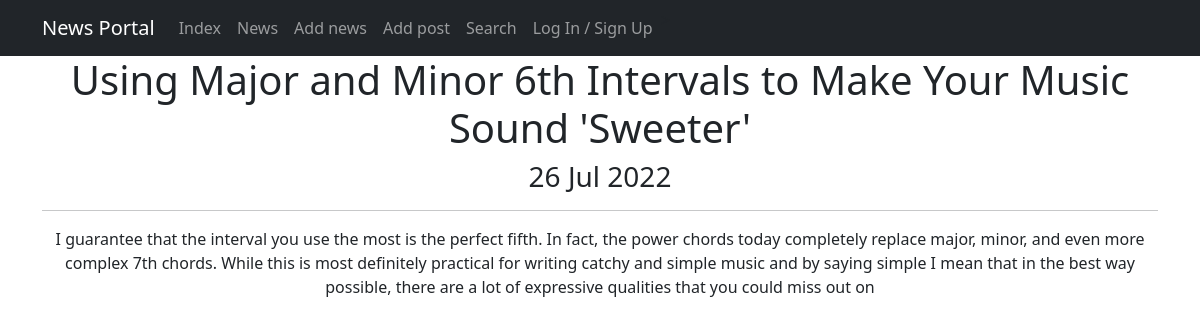
The page /news/2 on the database its author committed.
### news/models.py (models this page shows, shortened)
class Post(models.Model):
    author = models.ForeignKey(Author, on_delete=models.CASCADE)
    category = models.CharField(max_length=255, choices=CATEGORY)
    time = models.DateTimeField(auto_now_add=True)
    post_category = models.ManyToManyField(Category, through='PostCategory')
    name = models.CharField(max_length=255)
    text = models.TextField()
    rating = models.IntegerField(default=0)

### news/views.py (the view)
# urls.py: path('<int:pk>', NewsDetail.as_view(), name='post_detail'),
class NewsDetail(DetailView):
    model = Post
    template_name = 'post.html'
    context_object_name = 'post'

### templates/post.html (shortened to what this page needs)
{% extends 'flatpages/default.html' %}
{% block content %}
   <h1>{{ post.name }}</h1>
   <h3>{{ post.time|date:'d M Y' }}</h3>
   <hr>
       <p>{{ post.text }}</p>
{% endblock content %}

### rows shown on the page
Post: name "Using Major and Minor 6th Intervals to Make Your Music Sound 'Sweeter'", time "26 Jul 2022", text "I guarantee that the interval you use the most is the perfect fifth. In fact, the power chords today completely replace major, minor, and even more complex 7th chords. While this is most definitely practical for writing catchy and simple music and by saying simple I mean that in the best way possible, there are a lot of expressive qualities that you could miss out on"
